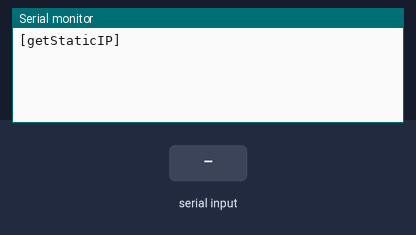
Bench run of a sketch on a simulated Arduino Uno, built with avr-gcc and run on an emulated ATmega328P. Shown: the last lines printed to the serial monitor. The test bench sets the inputs (shaded band).

Above: at 1.2 s.
1.3 s: "<90,45,200>" received over the second serial link
At 1.42 s:
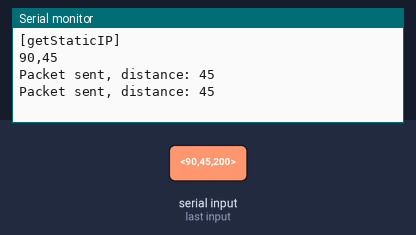
2.8 s: "<30,150,10>" received over the second serial link
At 2.94 s:
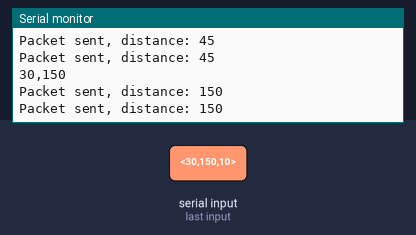

The sketch:

MCU1_Ethernet.ino
```cpp
#include <EtherCard.h>
#include <SoftwareSerial.h>
uint8_t macAnchor = 3;
uint8_t macTag = 0;


static byte mymac[] = { 0x74, 0x69, 0x69, 0x2D, 0x30, 0x10 + macAnchor };
static byte myip[] = { 192, 168, 3, 10 + macAnchor }; //IP
static byte gwip[] = { 192, 168, 3, 3 }; //Gateway
static byte hisip[] = { 192, 168, 3, 3 }; //Destination
int hisport = 2000;
const char website[] PROGMEM = "192.168.3.3"; //Destination
byte Ethernet::buffer[500];
Stash stash;
static long timer;
static byte session;

int distance = 0;
int ethernetInterval = 100;


static boolean receiving = false;
static byte ndx = 0;
char startCharacter = '<';
char endCharacter = '>';
char readChar;
const byte charCount = 32;
char receivedChars[charCount];
char tempChars[charCount];
boolean newData = false;

SoftwareSerial softSerial(A3, A2); // RX, TX

void checkSerial() {

  while (softSerial.available() > 0 && newData == false) {
    readChar = softSerial.read();


    if (receiving == true) {
      if (readChar != endCharacter) {
        receivedChars[ndx] = readChar;
        ndx++;
        if (ndx >= charCount) {
          ndx = charCount - 1;
        }
      }
      else {
        receivedChars[ndx] = '\0'; // terminate the string
        receiving = false;
        ndx = 0;
        newData = true;
      }
    }

    else if (readChar == startCharacter) {
      receiving = true;
    }
  }
  if (newData == true) {
    strcpy(tempChars, receivedChars);
    splitSerialData();
    newData = false;
  }

}

void splitSerialData() {
  char * strtokIndex;
  strtokIndex = strtok(tempChars, ",");
  macTag = atoi(strtokIndex);

  strtokIndex = strtok(NULL, ",");
  distance = atoi(strtokIndex);

  Serial.print(macTag);
  Serial.print(",");
  Serial.println(distance);
}

void sendPacket() {


  byte sd = stash.create();
  stash.print("{");

  stash.print("\"MAC_TAG\":");
  stash.print("\"");
  stash.print("TAG");
  stash.print(macTag);
  stash.print("\"");
  stash.print(",");
  stash.print("\"MAC_ANCHOR\":");
  stash.print("\"");
  stash.print("ANCHOR");
  stash.print(macAnchor);
  stash.print("\"");
  stash.print(",");
  stash.print("\"DISTANCE\":");
  stash.print(distance);

  stash.print("}");
  stash.save();
  Stash::prepare(PSTR("POST http://$F HTTP/1.1" "\r\n"
                      "Host: $F" "\r\n"
                      "Content-Length: $D" "\r\n"
                      "Content-Type: application/json" "\r\n"
                      "\r\n"
                      "$H"),
                 website, website, stash.size(), sd);
  ether.tcpSend();


  Serial.print("Packet sent, distance: ");
  Serial.println(distance);
}
void setup () {
  Serial.begin(9600);
  Serial.println("\n[getStaticIP]");
  if (ether.begin(sizeof Ethernet::buffer, mymac) == 0)
    Serial.println( "Failed to access Ethernet controller");
  ether.staticSetup(myip, gwip);
  ether.copyIp(ether.hisip, hisip);
  ether.hisport = hisport;
  ether.printIp("Server: ", ether.hisip);
  softSerial.begin(9600);
}

void loop () {

  checkSerial();
  ether.packetLoop(ether.packetReceive());

  if (millis() > timer + ethernetInterval) {
    timer = millis();
    if (distance != 0) {
      sendPacket();
    }
  }


}
```

Measured:
- after the input at 1.3 s, the serial monitor: prints a new line at once (image 1)
- after the input at 2.8 s, the serial monitor: prints a new line at once (image 2)
